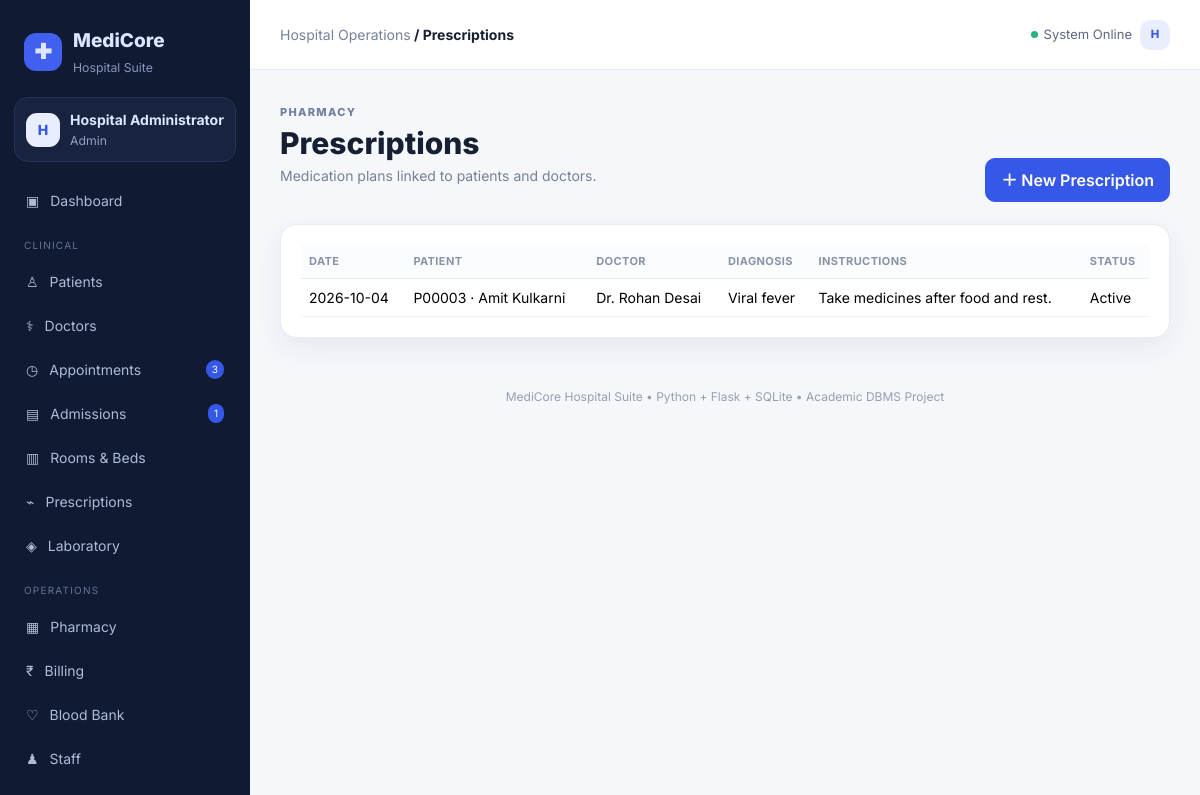
Screenshot of /prescriptions (signed in) with the database file from the repository.
### tables this page shows
CREATE TABLE prescriptions(
 prescription_id INTEGER PRIMARY KEY AUTOINCREMENT,patient_id INTEGER NOT NULL,doctor_id INTEGER NOT NULL,
 prescription_date TEXT NOT NULL,diagnosis TEXT,instructions TEXT,status TEXT DEFAULT 'Active',
 FOREIGN KEY(patient_id) REFERENCES patients(patient_id),FOREIGN KEY(doctor_id) REFERENCES doctors(doctor_id)
);

CREATE TABLE patients(
 patient_id INTEGER PRIMARY KEY AUTOINCREMENT, patient_code TEXT UNIQUE NOT NULL, name TEXT NOT NULL,
 dob TEXT, age INTEGER NOT NULL, gender TEXT NOT NULL, blood_group TEXT, phone TEXT,email TEXT,address TEXT,
 emergency_contact TEXT,allergies TEXT,primary_doctor_id INTEGER,insurance_provider TEXT,
 status TEXT DEFAULT 'Active',created_at TEXT DEFAULT CURRENT_TIMESTAMP,
 FOREIGN KEY(primary_doctor_id) REFERENCES doctors(doctor_id)
);

CREATE TABLE doctors(
 doctor_id INTEGER PRIMARY KEY AUTOINCREMENT, name TEXT NOT NULL, specialization TEXT, department_id INTEGER,
 phone TEXT,email TEXT,license_no TEXT,consultation_fee REAL DEFAULT 0,
 available_days TEXT,available_time TEXT,status TEXT DEFAULT 'Active',
 FOREIGN KEY(department_id) REFERENCES departments(department_id)
);

### app.py (the view)
@app.route("/prescriptions")
@login_required
def prescriptions():
    rows=query("""SELECT pr.*,p.patient_code,p.name patient_name,d.name doctor_name
                  FROM prescriptions pr JOIN patients p ON pr.patient_id=p.patient_id JOIN doctors d ON pr.doctor_id=d.doctor_id
                  ORDER BY pr.prescription_id DESC""")
    return render_template("prescriptions/list.html",prescriptions=rows)

### app.py (called while the page is built)
def get_db():
    conn = sqlite3.connect(DB_PATH)
    conn.row_factory = sqlite3.Row
    conn.execute("PRAGMA foreign_keys = ON")
    conn.execute("PRAGMA journal_mode = WAL")
    return conn

def query(sql, params=()):
    conn = get_db()
    cur = conn.execute(sql, params)
    rows = [dict(r) for r in cur.fetchall()]
    conn.close()
    return rows

def one(sql, params=()):
    conn = get_db()
    row = conn.execute(sql, params).fetchone()
    result = dict(row) if row else None
    conn.close()
    return result

def login_required(fn):
    @wraps(fn)
    def wrapper(*args, **kwargs):
        if "user_id" not in session:
            flash("Please login first.", "warning")
            return redirect(url_for("login"))
        return fn(*args, **kwargs)
    return wrapper

@app.context_processor
def globals():
    return {
        "current_date": date.today(),
        "app_name": "MediCore Hospital",
        "nav_count": {
            "pending": one("SELECT COUNT(*) c FROM appointments WHERE status='Scheduled'")["c"],
            "admitted": one("SELECT COUNT(*) c FROM admissions WHERE status='Admitted'")["c"]
        }
    }

### templates/prescriptions/list.html
{% extends "base.html" %}{% block title %}Prescriptions{% endblock %}
{% block content %}<div class="page-head"><div><span class="eyebrow">PHARMACY</span><h1>Prescriptions</h1><p class="muted">Medication plans linked to patients and doctors.</p></div><a class="btn btn-primary" href="{{url_for('add_prescription')}}">＋ New Prescription</a></div>
<div class="panel"><div class="table-responsive"><table class="table"><thead><tr><th>Date</th><th>Patient</th><th>Doctor</th><th>Diagnosis</th><th>Instructions</th><th>Status</th></tr></thead><tbody>{% for p in prescriptions %}<tr><td>{{p.prescription_date}}</td><td>{{p.patient_code}} · {{p.patient_name}}</td><td>{{p.doctor_name}}</td><td>{{p.diagnosis}}</td><td>{{p.instructions}}</td><td>{{p.status}}</td></tr>{% else %}<tr><td colspan="6" class="empty">No prescriptions.</td></tr>{% endfor %}</tbody></table></div></div>{% endblock %}

### static/style.css (style rules this page uses)
:root { --bg:#f5f7fb;--panel:#fff;--text:#172033;--muted:#768196;--line:#e7ebf2;--primary:#3558e8;--navy:#1a2550;--shadow:0 10px 30px rgba(30,42,80,.07) }
* { box-sizing:border-box }
body { margin:0;background:var(--bg);color:var(--text);font-family:Inter,system-ui,sans-serif;font-size:14px }
.muted { color:var(--muted) }
.page-head { display:flex;align-items:flex-end;justify-content:space-between;gap:20px;margin-bottom:22px }
.eyebrow { font-size:11px;letter-spacing:1.3px;color:#7180a0;font-weight:800 }
.page-head h1 { font-size:30px;margin:4px 0;font-weight:800 }
.btn { border-radius:10px;padding:9px 15px;font-weight:600 }
.btn-primary { background:var(--primary);border-color:var(--primary) }
.panel { background:var(--panel);border:1px solid var(--line);border-radius:16px;box-shadow:var(--shadow);padding:20px }
.table { --bs-table-bg:transparent;margin-bottom:0 }
.table th { font-size:11px;text-transform:uppercase;letter-spacing:.4px;color:#8993a7;background:#fbfcfe;border-bottom:1px solid var(--line) }
.table td { border-color:#eef1f5 }

### rows the page displays
prescriptions: prescription_date "2026-10-04", patient_code "P00003", patient_name "Amit Kulkarni", doctor_name "Dr. Rohan Desai", diagnosis "Viral fever", instructions "Take medicines after food and rest.", status "Active"

### other values shown
{{ session.get('full_name','U')[0] }} "H"
{{ session.get('full_name') }} "Hospital Administrator"
{{ session.get('role') }} "Admin"
{{ nav_count.pending }} "3"
{{ nav_count.admitted }} "1"
